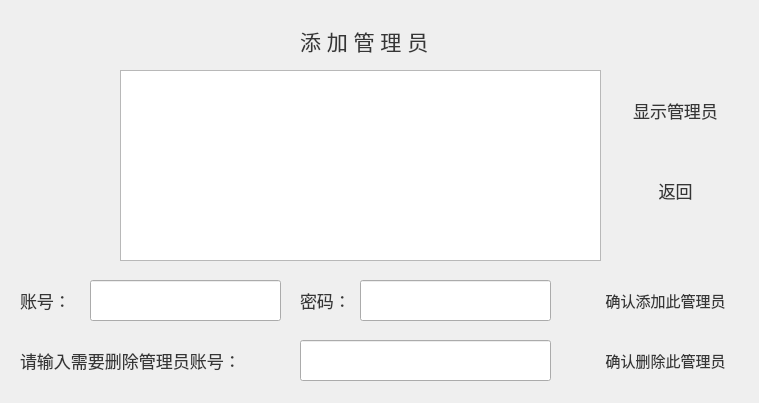
<?xml version="1.0" encoding="UTF-8"?>
<ui version="4.0">
 <class>Changeadmin</class>
 <widget class="QWidget" name="Changeadmin">
  <property name="geometry">
   <rect>
    <x>0</x>
    <y>0</y>
    <width>759</width>
    <height>403</height>
   </rect>
  </property>
  <property name="windowTitle">
   <string>Form</string>
  </property>
  <widget class="QLabel" name="label">
   <property name="geometry">
    <rect>
     <x>300</x>
     <y>20</y>
     <width>211</width>
     <height>41</height>
    </rect>
   </property>
   <property name="font">
    <font>
     <pointsize>16</pointsize>
    </font>
   </property>
   <property name="styleSheet">
    <string notr="true">color:rgb(54, 54, 54)</string>
   </property>
   <property name="text">
    <string>添 加 管 理 员</string>
   </property>
  </widget>
  <widget class="QTextEdit" name="show">
   <property name="geometry">
    <rect>
     <x>120</x>
     <y>70</y>
     <width>481</width>
     <height>191</height>
    </rect>
   </property>
   <property name="font">
    <font>
     <family>宋体</family>
     <pointsize>15</pointsize>
    </font>
   </property>
  </widget>
  <widget class="QLabel" name="label_2">
   <property name="geometry">
    <rect>
     <x>20</x>
     <y>290</y>
     <width>72</width>
     <height>21</height>
    </rect>
   </property>
   <property name="font">
    <font>
     <pointsize>13</pointsize>
    </font>
   </property>
   <property name="styleSheet">
    <string notr="true">color:rgb(54, 54, 54)</string>
   </property>
   <property name="text">
    <string>账号：</string>
   </property>
  </widget>
  <widget class="QLineEdit" name="username">
   <property name="geometry">
    <rect>
     <x>90</x>
     <y>280</y>
     <width>191</width>
     <height>41</height>
    </rect>
   </property>
   <property name="font">
    <font>
     <pointsize>12</pointsize>
    </font>
   </property>
  </widget>
  <widget class="QLineEdit" name="password">
   <property name="geometry">
    <rect>
     <x>360</x>
     <y>280</y>
     <width>191</width>
     <height>41</height>
    </rect>
   </property>
   <property name="font">
    <font>
     <pointsize>12</pointsize>
    </font>
   </property>
  </widget>
  <widget class="QLabel" name="label_3">
   <property name="geometry">
    <rect>
     <x>300</x>
     <y>290</y>
     <width>72</width>
     <height>21</height>
    </rect>
   </property>
   <property name="font">
    <font>
     <pointsize>13</pointsize>
    </font>
   </property>
   <property name="styleSheet">
    <string notr="true">color:rgb(54, 54, 54)</string>
   </property>
   <property name="text">
    <string>密码：</string>
   </property>
  </widget>
  <widget class="QPushButton" name="pushButton_add">
   <property name="geometry">
    <rect>
     <x>590</x>
     <y>280</y>
     <width>151</width>
     <height>41</height>
    </rect>
   </property>
   <property name="font">
    <font>
     <pointsize>11</pointsize>
    </font>
   </property>
   <property name="styleSheet">
    <string notr="true">color:rgb(54, 54, 54)</string>
   </property>
   <property name="text">
    <string>确认添加此管理员</string>
   </property>
   <property name="flat">
    <bool>true</bool>
   </property>
  </widget>
  <widget class="QLineEdit" name="del_username">
   <property name="geometry">
    <rect>
     <x>300</x>
     <y>340</y>
     <width>251</width>
     <height>41</height>
    </rect>
   </property>
   <property name="font">
    <font>
     <pointsize>12</pointsize>
    </font>
   </property>
  </widget>
  <widget class="QLabel" name="label_4">
   <property name="geometry">
    <rect>
     <x>20</x>
     <y>350</y>
     <width>281</width>
     <height>21</height>
    </rect>
   </property>
   <property name="font">
    <font>
     <pointsize>13</pointsize>
    </font>
   </property>
   <property name="styleSheet">
    <string notr="true">color:rgb(54, 54, 54)</string>
   </property>
   <property name="text">
    <string>请输入需要删除管理员账号：</string>
   </property>
  </widget>
  <widget class="QPushButton" name="pushButton_del">
   <property name="geometry">
    <rect>
     <x>590</x>
     <y>340</y>
     <width>151</width>
     <height>41</height>
    </rect>
   </property>
   <property name="font">
    <font>
     <pointsize>11</pointsize>
    </font>
   </property>
   <property name="styleSheet">
    <string notr="true">color:rgb(54, 54, 54)</string>
   </property>
   <property name="text">
    <string>确认删除此管理员</string>
   </property>
   <property name="flat">
    <bool>true</bool>
   </property>
  </widget>
  <widget class="QPushButton" name="showadmin">
   <property name="geometry">
    <rect>
     <x>620</x>
     <y>80</y>
     <width>111</width>
     <height>61</height>
    </rect>
   </property>
   <property name="font">
    <font>
     <pointsize>13</pointsize>
    </font>
   </property>
   <property name="styleSheet">
    <string notr="true">color:rgb(54, 54, 54)</string>
   </property>
   <property name="text">
    <string>显示管理员</string>
   </property>
   <property name="flat">
    <bool>true</bool>
   </property>
  </widget>
  <widget class="QPushButton" name="return_2">
   <property name="geometry">
    <rect>
     <x>620</x>
     <y>160</y>
     <width>111</width>
     <height>61</height>
    </rect>
   </property>
   <property name="font">
    <font>
     <pointsize>13</pointsize>
    </font>
   </property>
   <property name="styleSheet">
    <string notr="true">color:rgb(54, 54, 54)</string>
   </property>
   <property name="text">
    <string>返回</string>
   </property>
   <property name="flat">
    <bool>true</bool>
   </property>
  </widget>
  <widget class="QLabel" name="label_5">
   <property name="geometry">
    <rect>
     <x>1</x>
     <y>0</y>
     <width>761</width>
     <height>411</height>
    </rect>
   </property>
   <property name="text">
    <string/>
   </property>
   <property name="pixmap">
    <pixmap resource="background.qrc">:/new/prefix1/img/u=1090361990,1723437033&amp;fm=253&amp;fmt=auto&amp;app=138&amp;f=JPG.webp</pixmap>
   </property>
  </widget>
  <zorder>label_5</zorder>
  <zorder>label</zorder>
  <zorder>show</zorder>
  <zorder>label_2</zorder>
  <zorder>username</zorder>
  <zorder>password</zorder>
  <zorder>label_3</zorder>
  <zorder>pushButton_add</zorder>
  <zorder>del_username</zorder>
  <zorder>label_4</zorder>
  <zorder>pushButton_del</zorder>
  <zorder>showadmin</zorder>
  <zorder>return_2</zorder>
 </widget>
 <resources>
  <include location="background.qrc"/>
 </resources>
 <connections/>
</ui>
